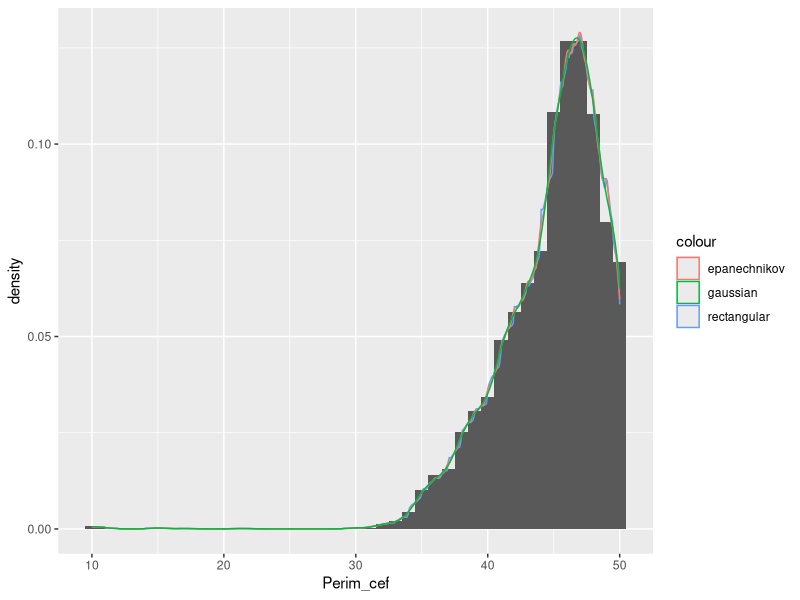

This chart was generated by the following R code:
## ---- chunk 1
data <- read.table("ENNyS_menorA2.txt", header = TRUE)
attach(data)
## ---- chunk 2
library(ggplot2)

ggplot() +
  geom_histogram(aes(x = Perim_cef, y = after_stat(density)), binwidth = 1) +
  geom_density(aes(x = Perim_cef, y = after_stat(density), col = 'rectangular'), kernel = "rectangular") +
  geom_density(aes(x = Perim_cef, y = after_stat(density), col = 'epanechnikov'), kernel = "epanechnikov") +
  geom_density(aes(x = Perim_cef, y = after_stat(density), col = 'gaussian'), kernel = "gaussian")
## ---- chunk 3
perim_cef <- data$Perim_cef
data_range <- seq(floor(min(perim_cef)), ceiling(max(perim_cef)), by = 1)
hist_obj <- hist(perim_cef, breaks = data_range, plot = FALSE)
bin_widths <- diff(hist_obj$breaks)
in_range_indices <- which(hist_obj$mids >= 42 & hist_obj$mids <= 48)
sum(hist_obj$density[in_range_indices] * bin_widths[in_range_indices])
## ---- chunk 4
epanechnikov <- density(perim_cef, kernel = "epanechnikov")
epanechnikov_cdf <- with(epanechnikov, splinefun(x, cumsum(y) / sum(y), method="monoH.FC"))
epanechnikov_cdf(48) - epanechnikov_cdf(42)
